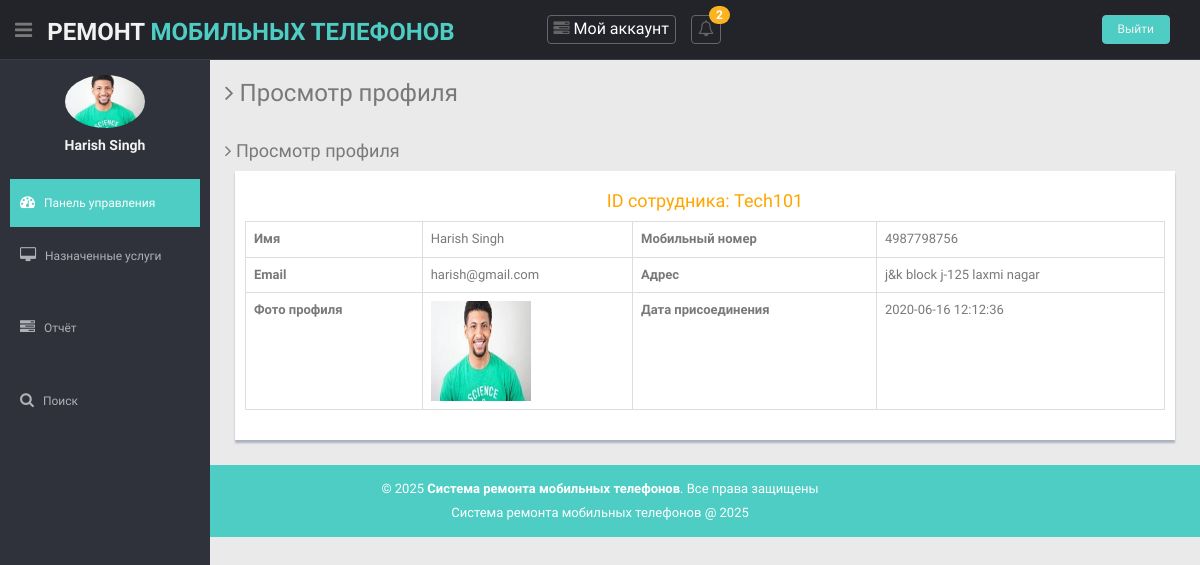
The page /technician/profile.php (signed in) on the database its author committed.
### tables this page shows
CREATE TABLE IF NOT EXISTS `tbltechnician` (
  `ID` int NOT NULL AUTO_INCREMENT,
  `TechnicianID` varchar(50) DEFAULT NULL,
  `Name` varchar(200) DEFAULT NULL,
  `MobileNumber` bigint DEFAULT NULL,
  `Email` varchar(200) DEFAULT NULL,
  `Address` varchar(200) NOT NULL,
  `ProfilePic` varchar(200) DEFAULT NULL,
  `Password` varchar(200) DEFAULT NULL,
  `JoiningDate` timestamp NULL DEFAULT CURRENT_TIMESTAMP,
  PRIMARY KEY (`ID`),
  KEY `TechnicianID` (`TechnicianID`)
);

### technician/profile.php (the view, shortened to what this page needs)
<?php
include('includes/dbconnection.php');
if (strlen($_SESSION['acrstid']==0)) {
  header('location:logout.php');
  } else{
  ?>
<!DOCTYPE html>
<html lang="en">
<head>
 <?php include_once('includes/css.php'); ?>
</head>
<body>
  <section id="container">
    <?php include_once('includes/header.php');?>
<?php include_once('includes/sidebar.php');?>
    <section id="main-content">
      <section class="wrapper">
        <h3><i class="fa fa-angle-right"></i> Просмотр профиля</h3>
        <div class="row mt">
          <div class="col-lg-12">
            <h4><i class="fa fa-angle-right"></i> Просмотр профиля</h4>
            <div class="form-panel">
          <?php
      $tid=$_SESSION['tid'];
      $ret=mysqli_query($con,"select * from tbltechnician where TechnicianID='$tid'");
      while ($row=mysqli_fetch_array($ret)) {
      ?>
      <h4 style="text-align: center;color: orange">ID сотрудника: <?php  echo $row['TechnicianID'];?></h4>
          <table class="table table-bordered">
            <tr>
            <th>Имя</th>
            <td><?php  echo $row['Name'];?></td>
            <th>Мобильный номер</th>
            <td><?php  echo $row['MobileNumber'];?></td>
            </tr>
            <tr>
            <th>Email</th>
            <td><?php  echo $row['Email'];?></td>
            <th>Адрес</th>
            <td><?php  echo $row['Address'];?></td>
            </tr>
             <tr>
            <th>Фото профиля</th>
            <td><img src="../admin/images/<?php  echo $row['ProfilePic'];?>" width="100" height="100"></td>
            <th>Дата присоединения</th>
            <td><?php  echo $row['JoiningDate'];?></td>
            </tr>
          </table>
              <?php }?>
            </div>
          </div>
        </div>
      </section>
    </section>
   <?php include_once('includes/footer.php');?>
  </section>
</body>
</html>
<?php }  ?>

### technician/includes/sidebar.php (shortened to what this page needs)
<aside>
      <div id="sidebar" class="nav-collapse ">
        <ul class="sidebar-menu" id="nav-accordion">
          <?php
$tid=$_SESSION['acrstid'];
$ret=mysqli_query($con,"select * from tbltechnician where ID='$tid'");
while ($row=mysqli_fetch_array($ret)) {
?>
          <p class="centered"><a href="profile.php"><img src="../admin/images/<?php  echo $row['ProfilePic'];?>" class="img-circle" width="80"></a></p>
          <h5 class="centered"><?php  echo $row['Name'];?></h5><?php } ?>
          <li class="mt">
            <a class="active" href="dashboard.php">
              <i class="fa fa-dashboard"></i>
                <span>Панель управления</span>
                </a>
              </li>
            <li class="sub-menu dcjq-parent-li">
              <a href="javascript:;" class="dcjq-parent">
                <i class="fa fa-desktop"></i>
                <span>Назначенные услуги</span>
                <span class="dcjq-icon"></span></a>
              </li>
               <li class="mt">
              <a href="between-dates-reports.php">
               <i class="fa fa-tasks"></i>
                <span>Отчёт</span>
                </a>
              </li>
             <li class="mt">
              <a href="search.php">
               <i class="fa fa-search"></i>
                <span>Поиск</span>
                </a>
          </li>
        </ul>
      </div>
    </aside>

### css/style.css (style rules this page uses)
body { color: #797979; background: #eaeaea; font-family: 'Ruda', sans-serif; padding: 0px !important; margin: 0px !important; font-size:13px; }
ul li { list-style: none; }
a, a:hover, a:focus { text-decoration: none; outline: none; }
#container { width: 100%; height: 100%; }
.centered { text-align: center; }
.mt { margin-top: 25px; }
#sidebar { width: 210px; height: 100%; position: fixed; background: #2f323a; }
#sidebar h5 { color: #f2f2f2; font-weight: 700; }
#sidebar ul li { position: relative; }
ul.sidebar-menu , ul.sidebar-menu li ul.sub { margin: -2px 0 0; padding: 0; }
ul.sidebar-menu { margin-top: 75px; }
ul.sidebar-menu li { margin-bottom: 5px; margin-left:10px; margin-right:10px; }
ul.sidebar-menu li.sub-menu { line-height: 15px; }
ul.sidebar-menu li a span { display: inline-block; }
ul.sidebar-menu li a { color: #aeb2b7; text-decoration: none; display: block; padding: 15px 0 15px 10px; font-size: 12px; outline: none; -webkit-transition: all 0.3s ease; -moz-transition: all 0.3s ease; -o-transition: all 0.3s ease; -ms-transition: all 0.3s ease; transition: all 0.3s ease; }
ul.sidebar-menu li a.active, ul.sidebar-menu li a:hover, ul.sidebar-menu li a:focus { background: #4ECDC4; color: #fff; display: block; -webkit-transition: all 0.3s ease; -moz-transition: all 0.3s ease; -o-transition: all 0.3s ease; -ms-transition: all 0.3s ease; transition: all 0.3s ease; }
ul.sidebar-menu li a i { font-size: 15px; padding-right: 6px; }
ul.sidebar-menu li a.active i { color: #fff; }
#main-content { margin-left: 210px; }
.wrapper { display: inline-block; margin-top: 60px; padding-left: 15px; padding-right: 15px; padding-bottom: 15px; padding-top: 0px; width: 100%; }
.form-panel { background: #ffffff; margin: 10px; padding: 10px; box-shadow: 0px 3px 2px #aab2bd; text-align: left; }

### rows shown on the page
tbltechnician: ProfilePic (picture), Name "Harish Singh", TechnicianID "Tech101", MobileNumber "4987798756", Email "harish@gmail.com", Address "j&k block j-125 laxmi nagar", JoiningDate "2020-06-16 12:12:36"

### other values the page prints
$num "2"
